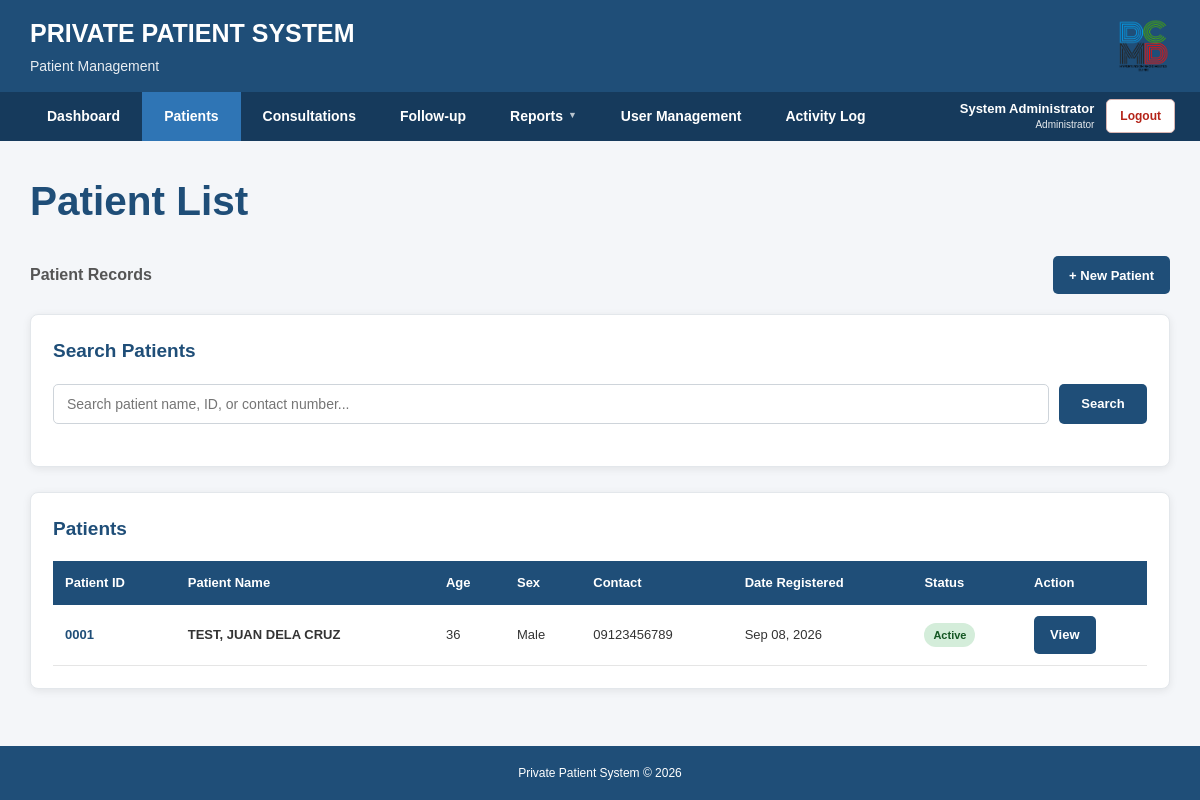
Page /patients/index.php (signed in) on the committed database.
### tables this page shows
CREATE TABLE IF NOT EXISTS `patients` (
  `id` int(11) NOT NULL AUTO_INCREMENT,
  `patient_id` varchar(10) NOT NULL,
  `last_name` varchar(100) NOT NULL,
  `first_name` varchar(100) NOT NULL,
  `middle_name` varchar(100) DEFAULT NULL,
  `birthdate` date NOT NULL,
  `sex` enum('Male','Female') NOT NULL,
  `address` text,
  `contact_no` varchar(20) DEFAULT NULL,
  `emergency_contact` varchar(150) DEFAULT NULL,
  `emergency_contact_no` varchar(20) DEFAULT NULL,
  `date_registered` date NOT NULL,
  `status` enum('Active','Inactive','Deceased') NOT NULL DEFAULT 'Active',
  `created_at` timestamp NOT NULL DEFAULT CURRENT_TIMESTAMP,
  PRIMARY KEY (`id`),
  UNIQUE KEY `patient_id` (`patient_id`)
);

### patients/index.php (the view, shortened to what this page needs)
<?php
require_once "../config/database.php";
$search = isset($_GET['search'])
    ? trim($_GET['search'])
    : '';
if ($search != '') {
    $searchTerm = "%" . $search . "%";
    $sql = "
        SELECT *
        FROM patients
        WHERE patient_id LIKE ?
        OR last_name LIKE ?
        OR first_name LIKE ?
        OR middle_name LIKE ?
        OR contact_no LIKE ?
        ORDER BY id DESC
    ";
    $stmt = $conn->prepare($sql);
    if (!$stmt) {
        die("Database error: " . $conn->error);
    }
    $stmt->bind_param(
        "sssss",
        $searchTerm,
        $searchTerm,
        $searchTerm,
        $searchTerm,
        $searchTerm
    );
    $stmt->execute();
    $result = $stmt->get_result();
} else {
    $sql = "
        SELECT *
        FROM patients
        ORDER BY id DESC
    ";
    $result = $conn->query($sql);
}
function calculateAge($birthdate)
{
    $birthDate = new DateTime($birthdate);
    $today = new DateTime();
    return $today->diff($birthDate)->y;
}
include __DIR__ . "/../includes/header.php";
include __DIR__ . "/../includes/navigation.php";
?>
<main class="main-container">
    <div class="page-title">
        <h2>
            Patient List
        </h2>
    </div>
    <div class="section-header" style="margin-bottom: 20px;">
        <div>
            <strong style="color:#555;">
                Patient Records
            </strong>
        </div>
        <a
            href="add.php"
            class="btn btn-primary"
        >
            + New Patient
        </a>
    </div>
    <div class="card">
        <div class="card-title">
            Search Patients
        </div>
        <form
            method="GET"
            class="search-form"
        >
            <input
                type="text"
                name="search"
                placeholder="Search patient name, ID, or contact number..."
                value="<?php echo htmlspecialchars($search); ?>"
            >
            <button
                type="submit"
                class="btn btn-primary"
            >
                Search
            </button>
        </form>
    </div>
    <div class="card">
        <div class="card-title">
            Patients
        </div>
        <div class="table-container">
            <table>
                <thead>
                    <tr>
                        <th>
                            Patient ID
                        </th>
                        <th>
                            Patient Name
                        </th>
                        <th>
                            Age
                        </th>
                        <th>
                            Sex
                        </th>
                        <th>
                            Contact
                        </th>
                        <th>
                            Date Registered
                        </th>
                        <th>
                            Status
                        </th>
                        <th>
                            Action
                        </th>
                    </tr>
                </thead>
                <tbody>
                <?php
                if (
                    $result &&
                    $result->num_rows > 0
                ) {
                    while (
                        $patient =
                        $result->fetch_assoc()
                    ) {
                        $age = calculateAge(
                            $patient['birthdate']
                        );
                        $fullName =
                            $patient['last_name'] .
                            ", " .
                            $patient['first_name'];
                        if (
                            !empty(
                                $patient['middle_name']
                            )
                        ) {
                            $fullName .=
                                " " .
                                $patient['middle_name'];
                        }
                        $patientStatus =
                            !empty(
                                $patient['status']
                            )
                                ? $patient['status']
                                : 'Active';
                        if (
                            $patientStatus ==
                            'Active'
                        ) {
                            $statusClass =
                                'status-active';
                        }
                        elseif (
                            $patientStatus ==
                            'Inactive'
                        ) {
                            $statusClass =
                                'status-inactive';
                        }
                        elseif (
                            $patientStatus ==
                            'Deceased'
                        ) {
                            $statusClass =
                                'status-deceased';
                        }
                        else {
                            $statusClass =
                                'status-inactive';
                        }
                ?>
                    <tr>
                        <td>
                            <strong
                                style="color:#1f4e78;"
                            >
                                <?php
                                echo htmlspecialchars(
                                    $patient['patient_id']
                                );
                                ?>
                            </strong>
                        </td>
                        <td>
                            <strong>
                                <?php
                                echo htmlspecialchars(
                                    $fullName
                                );
                                ?>
                            </strong>
                        </td>
                        <td>
                            <?php
                            echo $age;
                            ?>
                        </td>
                        <td>
                            <?php
                            echo htmlspecialchars(
                                $patient['sex']
                            );
                            ?>
                        </td>
                        <td>
                            <?php
                            echo !empty(
                                $patient['contact_no']
                            )
                                ? htmlspecialchars(
                                    $patient['contact_no']
                                )
                                : '-';
                            ?>
                        </td>
                        <td>
                            <?php
                            if (
                                !empty(
                                    $patient[
                                        'date_registered'
                                    ]
                                )
                            ) {
                                echo date(
                                    "M d, Y",
                                    strtotime(
                                        $patient[
                                            'date_registered'
                                        ]
                                    )
                                );
                            } else {
                                echo '-';
                            }
                            ?>
                        </td>
                        <td>
                            <span
                                class="status <?php
                                    echo $statusClass;
                                ?>"
                            >
                                <?php
                                echo htmlspecialchars(
                                    $patientStatus
                                );
                                ?>
                            </span>
                        </td>
                        <td>
                            <a
                                href="view.php?id=<?php
                                    echo $patient['id'];
                                ?>"
                                class="btn btn-primary"
                            >
                                View
                            </a>
                        </td>
                    </tr>
                <?php
                    }
                }
                ?>
                </tbody>
            </table>
        </div>
    </div>
</main>
<?php
include __DIR__ . "/../includes/footer.php";
?>

### css/style.css (style rules this page uses)
* { box-sizing: border-box; margin: 0; padding: 0; }
html, body { min-height: 100%; }
body { font-family: Arial, Helvetica, sans-serif; background: #f4f6f9; color: #333; line-height: 1.5; min-height: 100vh; display: flex; flex-direction: column; }
.main-container { max-width: 1400px; width: 100%; margin: 0 auto; padding: 30px; flex: 1; }
.page-title { font-size: 27px; color: #1f4e78; margin-bottom: 25px; font-weight: 700; }
.card { background: white; border-radius: 8px; padding: 22px; margin-bottom: 25px; box-shadow: 0 2px 8px rgba(0, 0, 0, 0.08); border: 1px solid #e3e7eb; }
.card-title { color: #1f4e78; font-size: 19px; font-weight: 700; margin-bottom: 18px; }
.section-header { display: flex; justify-content: space-between; align-items: center; gap: 20px; }
.table-container { width: 100%; overflow-x: auto; }
table { width: 100%; border-collapse: collapse; background: white; }
table th { background: #1f4e78; color: white; padding: 12px; text-align: left; font-size: 13px; font-weight: 600; }
table td { padding: 11px 12px; border-bottom: 1px solid #e5e5e5; font-size: 13px; }
.btn { display: inline-flex; align-items: center; justify-content: center; min-height: 38px; padding: 9px 16px; border-radius: 5px; border: none; text-decoration: none; cursor: pointer; font-size: 13px; font-weight: 600; transition: 0.2s ease; white-space: nowrap; }
.btn-primary { background: #1f4e78; color: white; }
.search-form { display: flex; align-items: center; gap: 10px; margin-top: 18px; margin-bottom: 20px; width: 100%; }
.search-form input[type="text"] { flex: 1; min-width: 0; height: 40px; padding: 0 13px; border: 1px solid #ced4da; border-radius: 5px; font-family: Arial, Helvetica, sans-serif; font-size: 14px; background: white; }
.search-form .btn { height: 40px; min-height: 40px; min-width: 88px; padding: 0 17px; flex-shrink: 0; }
input, select, textarea { width: 100%; padding: 10px 12px; border: 1px solid #ced4da; border-radius: 5px; font-family: Arial, Helvetica, sans-serif; font-size: 14px; background: white; }
.status { display: inline-block; padding: 4px 9px; border-radius: 12px; font-size: 11px; font-weight: 700; }
.status-active { background: #d4edda; color: #155724; }

### rows in the picture
patients: patient "0001", fullName "TEST, JUAN DELA CRUZ", birthdate "36", sex "Male", contact_no "09123456789", date_registered "Sep 08, 2026", status "Active"

### other values in the picture
$pageSubtitle "Patient Management"
$loggedInName "System Administrator"
$loggedInRole "Administrator"
